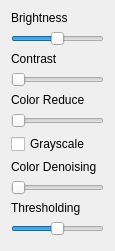
              <widget class="QWidget" name="page_1">
               <property name="geometry">
                <rect>
                 <x>0</x>
                 <y>0</y>
                 <width>115</width>
                 <height>251</height>
                </rect>
               </property>
               <attribute name="label">
                <string>Color Scale, Brightness, Contrast</string>
               </attribute>
               <layout class="QVBoxLayout" name="verticalLayout_4">
                <item>
                 <layout class="QVBoxLayout" name="verticalLayout_2">
                  <item>
                   <widget class="QLabel" name="brightnessLabel">
                    <property name="text">
                     <string>Brightness</string>
                    </property>
                   </widget>
                  </item>
                  <item>
                   <widget class="QSlider" name="brightnessHorizontalSlider">
                    <property name="minimum">
                     <number>-200</number>
                    </property>
                    <property name="maximum">
                     <number>200</number>
                    </property>
                    <property name="orientation">
                     <enum>Qt::Horizontal</enum>
                    </property>
                    <property name="invertedAppearance">
                     <bool>false</bool>
                    </property>
                    <property name="invertedControls">
                     <bool>true</bool>
                    </property>
                   </widget>
                  </item>
                  <item>
                   <widget class="QLabel" name="contrastLabel">
                    <property name="text">
                     <string>Contrast</string>
                    </property>
                   </widget>
                  </item>
                  <item>
                   <widget class="QSlider" name="contrastHorizontalSlider">
                    <property name="minimum">
                     <number>10</number>
                    </property>
                    <property name="maximum">
                     <number>50</number>
                    </property>
                    <property name="orientation">
                     <enum>Qt::Horizontal</enum>
                    </property>
                   </widget>
                  </item>
                  <item>
                   <widget class="QLabel" name="colorReduceLabel">
                    <property name="text">
                     <string>Color Reduce</string>
                    </property>
                   </widget>
                  </item>
                  <item>
                   <widget class="QSlider" name="colorReduceSlider">
                    <property name="minimum">
                     <number>0</number>
                    </property>
                    <property name="maximum">
                     <number>255</number>
                    </property>
                    <property name="singleStep">
                     <number>64</number>
                    </property>
                    <property name="pageStep">
                     <number>64</number>
                    </property>
                    <property name="tracking">
                     <bool>true</bool>
                    </property>
                    <property name="orientation">
                     <enum>Qt::Horizontal</enum>
                    </property>
                   </widget>
                  </item>
                  <item>
                   <widget class="QCheckBox" name="grayscaleCheckBox">
                    <property name="text">
                     <string>Grayscale</string>
                    </property>
                   </widget>
                  </item>
                  <item>
                   <widget class="QLabel" name="colorDenoisingLabel">
                    <property name="text">
                     <string>Color Denoising</string>
                    </property>
                   </widget>
                  </item>
                  <item>
                   <widget class="QSlider" name="colorDenoisingSlider">
                    <property name="maximum">
                     <number>100</number>
                    </property>
                    <property name="orientation">
                     <enum>Qt::Horizontal</enum>
                    </property>
                   </widget>
                  </item>
                  <item>
                   <widget class="QLabel" name="imageThresholdLabel">
                    <property name="text">
                     <string>Thresholding</string>
                    </property>
                   </widget>
                  </item>
                  <item>
                   <widget class="QSlider" name="imageThresholdSlider">
                    <property name="maximum">
                     <number>200</number>
                    </property>
                    <property name="value">
                     <number>100</number>
                    </property>
                    <property name="orientation">
                     <enum>Qt::Horizontal</enum>
                    </property>
                   </widget>
                  </item>
                  <item>
                   <spacer name="verticalSpacer_2">
                    <property name="orientation">
                     <enum>Qt::Vertical</enum>
                    </property>
                    <property name="sizeHint" stdset="0">
                     <size>
                      <width>20</width>
                      <height>40</height>
                     </size>
                    </property>
                   </spacer>
                  </item>
                 </layout>
                </item>
               </layout>
              </widget>
